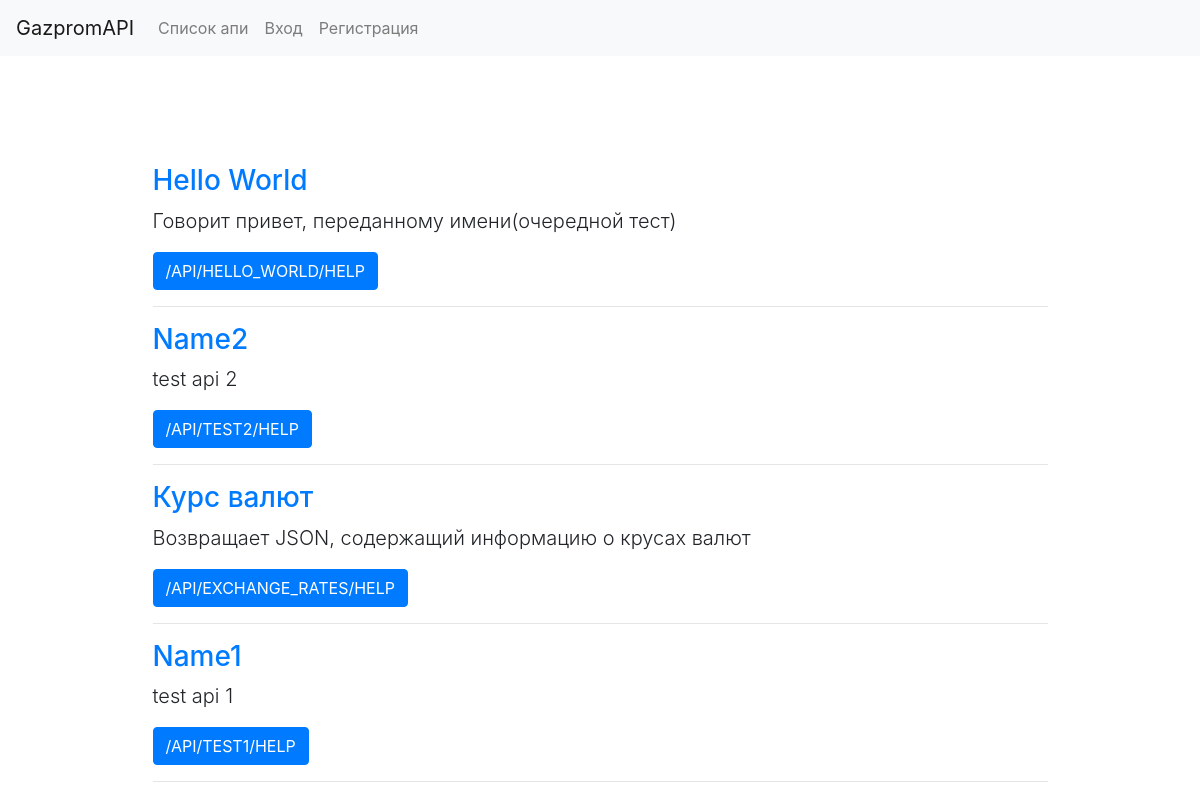
/public/api_list, run on an earlier commit of the app's database.
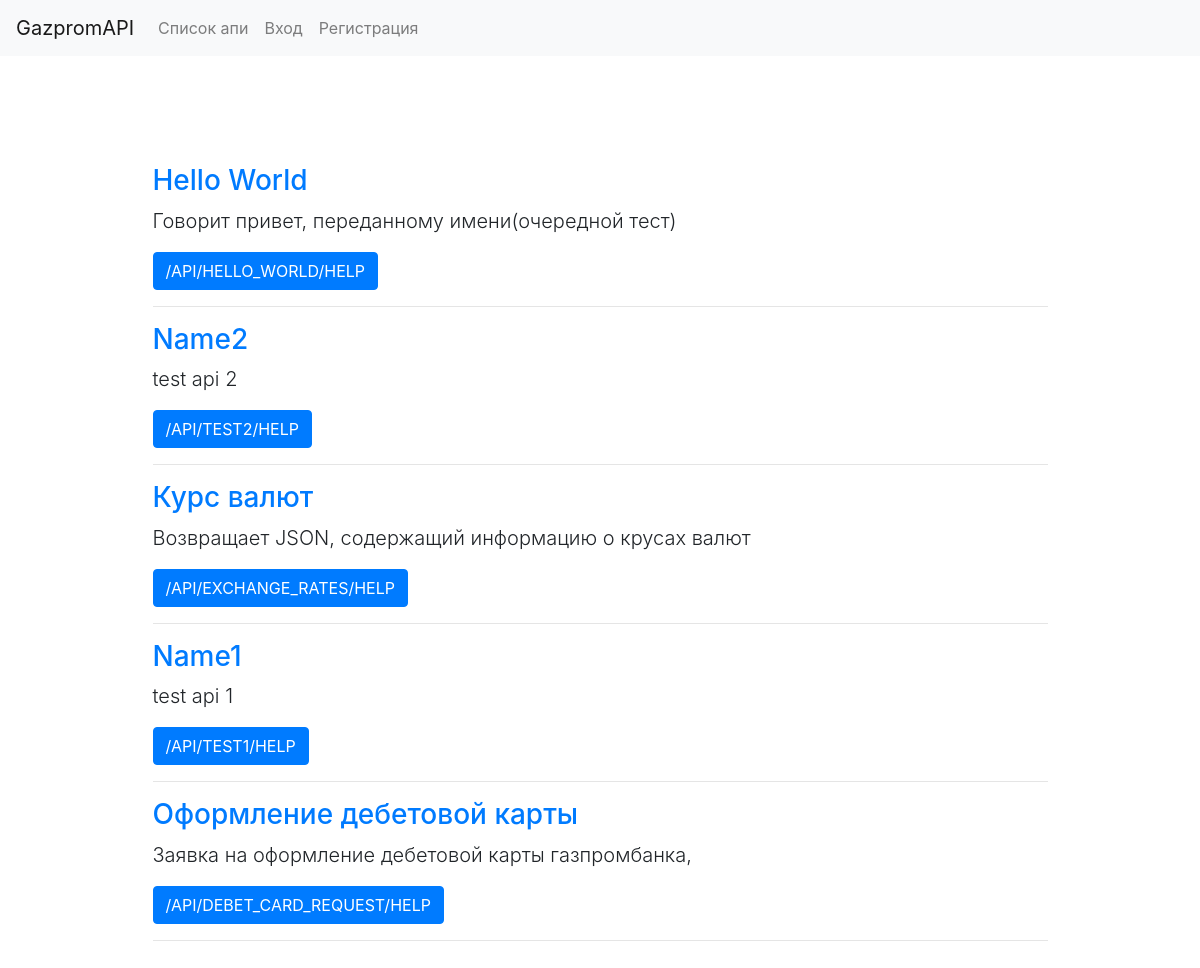
And on a later commit of the database.
### main_app/models/models.py (models this page shows, shortened)
class Service(db.Model):
    __tablename__ = 'services'
    id = db.Column(db.Integer, primary_key=True)
    name = db.Column(db.String(32), index=True, unique=True)
    base_url = db.Column(db.String(64), index=True, unique=True)
    description = db.Column(db.String(256))
    internal = db.Column(db.Boolean, default=True, nullable=False)
    @property
    def help_url(self):
        return self.base_url + "/help"

### main_app/routes/public.py (the view)
@bp.route('/api_list')
def api_list():
    services = Service.query.all()
    return render_template("public/api_list.html", services=services)

### main_app/templates/public/api_list.html
{% extends 'base.html' %}
{% block app_content %}
<div class="api-list">
    <div class="container-fluid">
        {% for service in services %}
        <div class="row">
            <div class="col-1"></div>
            <div class="col-10"><h3><a href="{{ url_for('public.api_demo', service_id=service.id) }}">{{ service.name
                }}</a></h3>
                <p class="lead">{{ service.description }}</p>
                <a class="btn btn-primary" href="{{ service.help_url }}">{{ service.help_url.upper() }}</a>
                <hr>
            </div>
            <div class="col-1"></div>
        </div>
        {% endfor %}
    </div>
</div>
{% endblock %}

### main_app/templates/base.html (shortened to what this page needs)
<!DOCTYPE HTML>
<html lang="ru">
<head>
    <link rel="stylesheet" href="https://cdn.jsdelivr.net/npm/bootstrap@4.5.3/dist/css/bootstrap.min.css"
>
    <link rel="stylesheet" type="text/css" href="/static/style.css">
</head>
<body>
<nav class="navbar navbar-expand-lg navbar-light bg-light">
    <a class="navbar-brand">GazpromAPI</a>
    <div class="collapse navbar-collapse" id="navbarSupportedContent">
        <ul class="navbar-nav mr-auto">
            <li class="nav-item">
                <a class="nav-link" href="{{ url_for('index') }}">Список апи</a>
            </li>
            {% if current_user.is_authenticated %}
            <li class="nav-item">
                <a class="nav-link" href="{{ url_for('partner.cabinet') }}">Кабинет <span class="sr-only"></span></a>
            </li>
            <li class="nav-item">
                <a class="nav-link" href="{{ url_for('auth.logout') }}">Выход <span class="sr-only"></span></a>
            </li>
            {% else %}
            <li class="nav-item">
                <a class="nav-link" href="{{ url_for('auth.login') }}">Вход </a>
            </li>
            <li class="nav-item">
                <a class="nav-link" href="{{ url_for('auth.register') }}">Регистрация </a>
            </li>
            {% endif %}
        </ul>
    </div>
</nav>
<div class="container">
    <br><br>
{% block app_content %}
{% endblock %}
</div>
</body>
</html>

### main_app/static/style.css (style rules this page uses)
.api-list { padding-top: 60px; margin-bottom: 60px; }

What changed in the data, as far as the page shows it:
added Service: name "Оформление дебетовой карты", description "Заявка на оформление дебетовой карты газпромбанка,", help_url "/API/DEBET_CARD_REQUEST/HELP"
